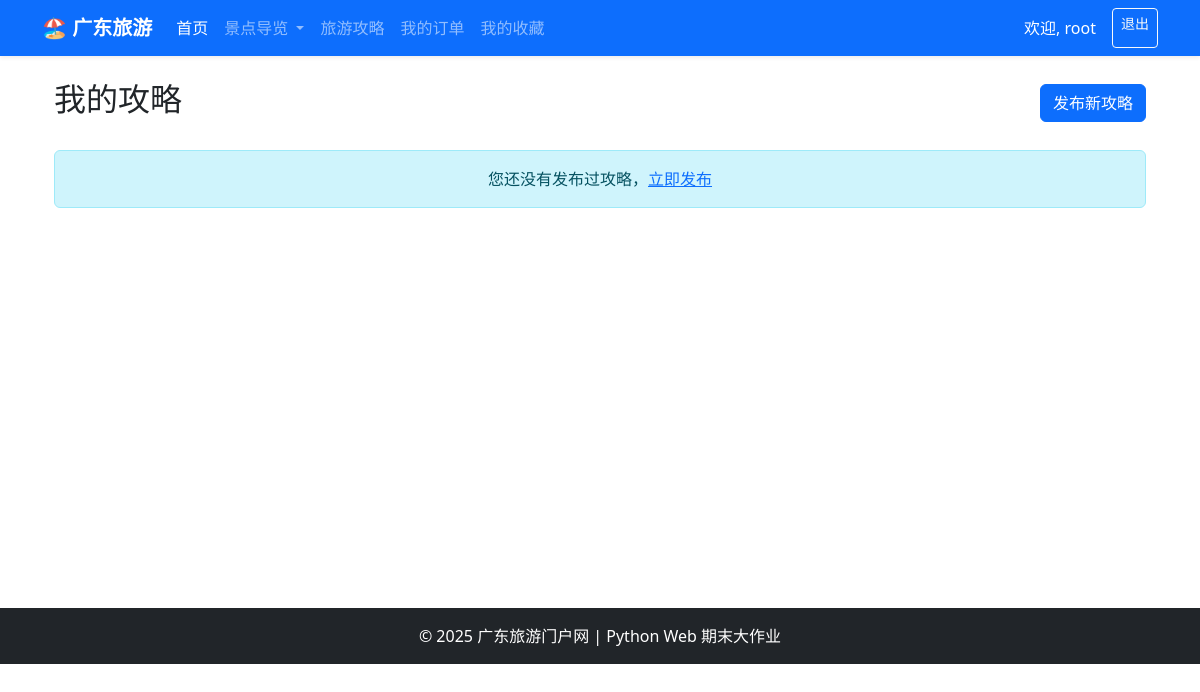
Page /tripPlanApp/my_plans/ (signed in) on the earlier database version.
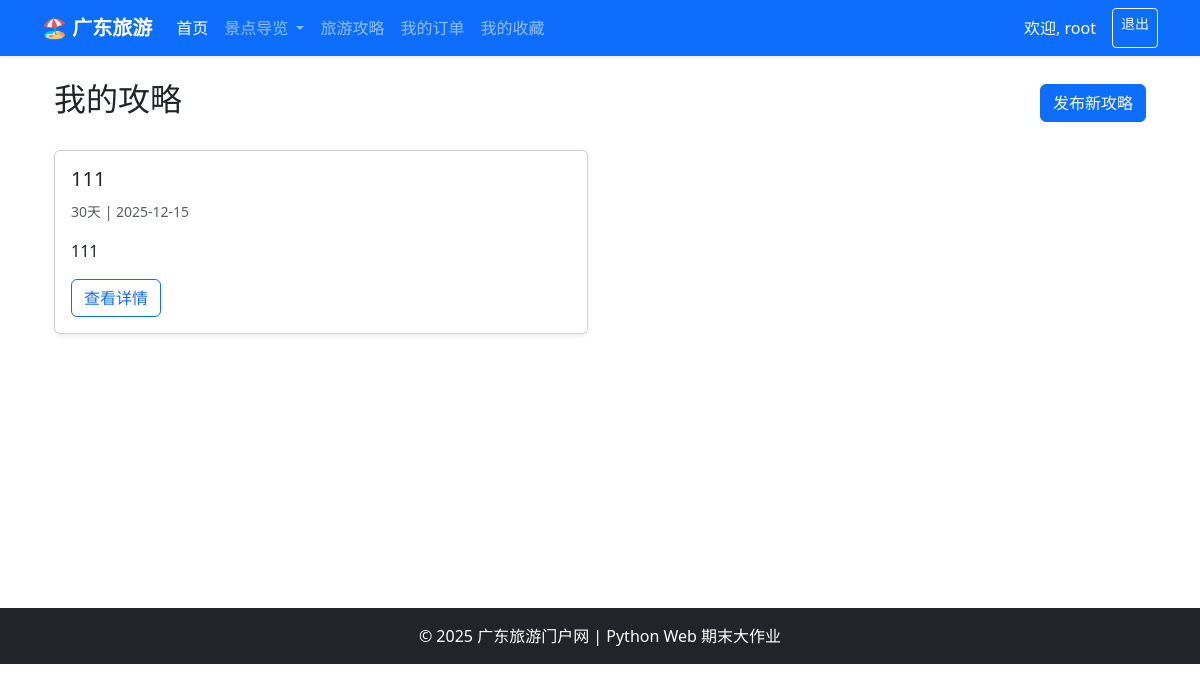
Same page on the later database version.
### tripPlanApp/models.py (models this page shows, shortened)
class TripPlan(models.Model):
    user = models.ForeignKey(User, on_delete=models.CASCADE, verbose_name="发布用户", null=True, blank=True)
    title = models.CharField(max_length=200, verbose_name="攻略标题")
    content = models.TextField(verbose_name="路线详情")
    days = models.IntegerField(verbose_name="建议游玩天数")
    created_at = models.DateTimeField(auto_now_add=True, verbose_name="发布时间")
    updated_at = models.DateTimeField(auto_now=True, verbose_name="更新时间")
    class Meta:
        verbose_name = "旅游攻略"
        verbose_name_plural = "旅游攻略"
        ordering = ['-created_at']

### tripPlanApp/views.py (the view)
# urls.py: path('my_plans/', views.my_trip_plans, name='my_trip_plans'),  # 我的攻略
@login_required
def my_trip_plans(request):
    trip_plans = TripPlan.objects.filter(user=request.user).order_by('-created_at')
    return render(request, 'tripPlan/my_plans.html', {'trip_plans': trip_plans})

### templates/tripPlan/my_plans.html (shortened to what this page needs)
{% extends 'base.html' %}
{% block content %}
<div class="container mt-4">
    <div class="d-flex justify-content-between align-items-center mb-4">
        <h2>我的攻略</h2>
        <a href="{% url 'tripPlanApp:create_trip_plan' %}" class="btn btn-primary">发布新攻略</a>
    </div>
    {% if trip_plans %}
        <div class="row">
            {% for plan in trip_plans %}
            <div class="col-md-6 mb-4">
                <div class="card h-100 shadow-sm">
                    <div class="card-body">
                        <h5 class="card-title">{{ plan.title }}</h5>
                        <p class="text-muted">
                            <small>{{ plan.days }}天 | {{ plan.created_at|date:"Y-m-d" }}</small>
                        </p>
                        <p class="card-text">{{ plan.content|truncatewords:50 }}</p>
                        <a href="{% url 'tripPlanApp:trip_plan_detail' plan.id %}" class="btn btn-outline-primary">查看详情</a>
                    </div>
                </div>
            </div>
            {% endfor %}
        </div>
    {% else %}
        <div class="alert alert-info text-center">
            <p class="mb-0">您还没有发布过攻略，<a href="{% url 'tripPlanApp:create_trip_plan' %}">立即发布</a></p>
        </div>
    {% endif %}
</div>
{% endblock %}

Differences in the rows shown:
added TripPlan: title "111", days "30", created_at "2025-12-15", content "111"
Other differences:
text no longer shown: "您还没有发布过攻略， 立即发布"
